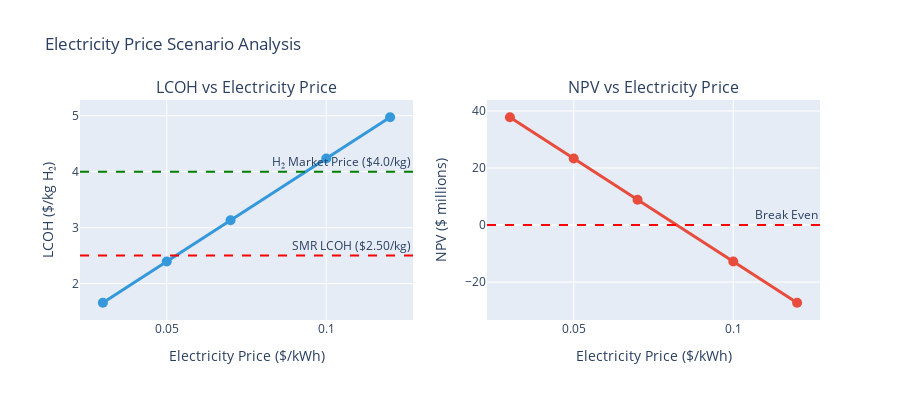

The notebook cell this image was saved under:
### Code cell
# Detailed scenario analysis for electricity price
# This is the most sensitive variable and represents renewable energy availability

electricity_scenarios = {
    'Scenario': [
        'Very Low\n(Abundant Renewables)',
        'Low\n(TX/Midwest Wind)',
        'Base Case\n(Industrial Average)',
        'High\n(CA/Northeast)',
        'Very High\n(Peak/Premium)'
    ],
    'Electricity Price ($/kWh)': [0.03, 0.05, 0.07, 0.10, 0.12],
    'Context': [
        'West Texas wind, overnight rates',
        'PPA with wind farm',
        'Standard industrial rate',
        'High-cost regions',
        'Peak demand pricing'
    ]
}

scenario_df = pd.DataFrame(electricity_scenarios)

# Calculate metrics for each scenario
lcoh_scenarios = []
npv_scenarios = []
margin_scenarios = []

for elec_price in scenario_df['Electricity Price ($/kWh)']:
    # Recalculate electricity cost
    annual_elec = hydrogen_production * energy_per_h2 * elec_price
    
    # Recalculate variable costs
    new_variable_costs = (rng_cost + annual_elec + cooling_water_cost + process_water_cost)
    
    # Recalculate margin
    new_margin = total_revenue - new_variable_costs
    margin_pct = new_margin / total_revenue * 100
    
    # Estimate NPV impact
    cost_delta = annual_elec - electricity_cost
    annuity_factor = (1 - (1 + discount_rate)**(-plant_lifetime)) / discount_rate
    new_npv = results['NPV'] - cost_delta * annuity_factor
    
    # LCOH estimate
    # Simplified: base LCOH + electricity cost change per kg H2
    lcoh_delta = (elec_price - electricity_price) * energy_per_h2
    new_lcoh = lcoh + lcoh_delta
    
    lcoh_scenarios.append(new_lcoh)
    npv_scenarios.append(new_npv)
    margin_scenarios.append(margin_pct)

scenario_df['LCOH ($/kg)'] = lcoh_scenarios
scenario_df['NPV ($M)'] = [x/1e6 for x in npv_scenarios]
scenario_df['Gross Margin (%)'] = margin_scenarios

# Display table
display(scenario_df[['Scenario', 'Electricity Price ($/kWh)', 'LCOH ($/kg)', 
                     'NPV ($M)', 'Gross Margin (%)']].style.format({
    'Electricity Price ($/kWh)': '{:.2f}',
    'LCOH ($/kg)': '{:.2f}',
    'NPV ($M)': '{:.1f}',
    'Gross Margin (%)': '{:.1f}%'
}).set_properties(**{'text-align': 'center'}))

# Visualize
fig = make_subplots(
    rows=1, cols=2,
    subplot_titles=('LCOH vs Electricity Price', 'NPV vs Electricity Price')
)

fig.add_trace(
    go.Scatter(
        x=scenario_df['Electricity Price ($/kWh)'],
        y=scenario_df['LCOH ($/kg)'],
        mode='lines+markers',
        name='LCOH',
        line=dict(width=3, color='#3498db'),
        marker=dict(size=10)
    ),
    row=1, col=1
)

# Add H2 market price reference
fig.add_hline(y=h2_price, line_dash="dash", line_color="green", 
              annotation_text=f"H₂ Market Price (${h2_price}/kg)",
              row=1, col=1)

# add SMR LCOH
fig.add_hline(y=2.50, line_dash="dash", line_color="red",
              annotation_text="SMR LCOH ($2.50/kg)",
              row=1, col=1)

fig.add_trace(
    go.Scatter(
        x=scenario_df['Electricity Price ($/kWh)'],
        y=scenario_df['NPV ($M)'],
        mode='lines+markers',
        name='NPV',
        line=dict(width=3, color='#e74c3c'),
        marker=dict(size=10)
    ),
    row=1, col=2
)

fig.add_hline(y=0, line_dash="dash", line_color="red",
              annotation_text="Break Even",
              row=1, col=2)

fig.update_xaxes(title_text="Electricity Price ($/kWh)", row=1, col=1)
fig.update_xaxes(title_text="Electricity Price ($/kWh)", row=1, col=2)
fig.update_yaxes(title_text="LCOH ($/kg H₂)", row=1, col=1)
fig.update_yaxes(title_text="NPV ($ millions)", row=1, col=2)

fig.update_layout(height=400, showlegend=False, title_text="Electricity Price Scenario Analysis")

fig.show()

print(f"\n💡 Strategic Insights:")
print(f"\n🌟 Best Case (Abundant Renewables at $0.03/kWh):")
print(f"   • LCOH: ${lcoh_scenarios[0]:.2f}/kg")
print(f"   • NPV: ${npv_scenarios[0]/1e6:.1f}M")
print(f"   • Project is HIGHLY attractive")

print(f"\n⚠️ Worst Case (Premium Electricity at $0.12/kWh):")
print(f"   • LCOH: ${lcoh_scenarios[-1]:.2f}/kg")
print(f"   • NPV: ${npv_scenarios[-1]/1e6:.1f}M")
worst_viable = "still viable" if npv_scenarios[-1] > 0 else "NOT viable"
print(f"   • Project is {worst_viable}")

print(f"\n🎯 Optimal Deployment Strategy:")
print(f"   • Target regions with low-cost renewable electricity")
print(f"   • Co-locate with wind/solar farms for direct PPAs")
print(f"   • Consider regions: West Texas, Midwest, Pacific Northwest")
print(f"   • Avoid: High electricity cost regions unless H₂ prices are premium")

### Figure 1 — Plotly figure (JSON) as saved in the notebook; plotly's stock layout.template omitted (floating-point values rounded to 4 significant figures)
{"data": [{"line": {"color": "#3498db", "width": 3}, "marker": {"size": 10}, "mode": "lines+markers", "name": "LCOH", "type": "scatter", "x": [0.03, 0.05, 0.07, 0.1, 0.12], "xaxis": "x", "y": [1.656, 2.393, 3.13, 4.235, 4.972], "yaxis": "y"}, {"line": {"color": "#e74c3c", "width": 3}, "marker": {"size": 10}, "mode": "lines+markers", "name": "NPV", "type": "scatter", "x": [0.03, 0.05, 0.07, 0.1, 0.12], "xaxis": "x2", "y": [37.8, 23.35, 8.895, -12.78, -27.23], "yaxis": "y2"}], "layout": {"annotations": [{"font": {"size": 16}, "showarrow": false, "text": "LCOH vs Electricity Price", "x": 0.225, "xanchor": "center", "xref": "paper", "y": 1, "yanchor": "bottom", "yref": "paper"}, {"font": {"size": 16}, "showarrow": false, "text": "NPV vs Electricity Price", "x": 0.775, "xanchor": "center", "xref": "paper", "y": 1, "yanchor": "bottom", "yref": "paper"}, {"showarrow": false, "text": "H₂ Market Price ($4.0/kg)", "x": 1, "xanchor": "right", "xref": "x domain", "y": 4, "yanchor": "bottom", "yref": "y"}, {"showarrow": false, "text": "SMR LCOH ($2.50/kg)", "x": 1, "xanchor": "right", "xref": "x domain", "y": 2.5, "yanchor": "bottom", "yref": "y"}, {"showarrow": false, "text": "Break Even", "x": 1, "xanchor": "right", "xref": "x2 domain", "y": 0, "yanchor": "bottom", "yref": "y2"}], "height": 400, "shapes": [{"line": {"color": "green", "dash": "dash"}, "type": "line", "x0": 0, "x1": 1, "xref": "x domain", "y0": 4, "y1": 4, "yref": "y"}, {"line": {"color": "red", "dash": "dash"}, "type": "line", "x0": 0, "x1": 1, "xref": "x domain", "y0": 2.5, "y1": 2.5, "yref": "y"}, {"line": {"color": "red", "dash": "dash"}, "type": "line", "x0": 0, "x1": 1, "xref": "x2 domain", "y0": 0, "y1": 0, "yref": "y2"}], "showlegend": false, "title": {"text": "Electricity Price Scenario Analysis"}, "xaxis": {"anchor": "y", "domain": [0, 0.45], "title": {"text": "Electricity Price ($/kWh)"}}, "xaxis2": {"anchor": "y2", "domain": [0.55, 1], "title": {"text": "Electricity Price ($/kWh)"}}, "yaxis": {"anchor": "x", "domain": [0, 1], "title": {"text": "LCOH ($/kg H₂)"}}, "yaxis2": {"anchor": "x2", "domain": [0, 1], "title": {"text": "NPV ($ millions)"}}}}
